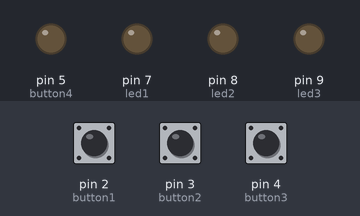
Bench run of a sketch on a simulated Arduino Uno, built with avr-gcc and run on an emulated ATmega328P. On the bench: output pins drawn as LEDs (lit = HIGH). Dashed ring = blinking. The test bench sets the inputs (shaded band); at power-on: pin 3 (button2) LOW, pin 4 (button3) LOW, pin 2 (button1) LOW. Random numbers use the default seed unless the sketch sets one.

Above: at 1.5 s.
1.6 s: pin 3 (button2) pulled HIGH for 0.15 s
At 2.7 s:
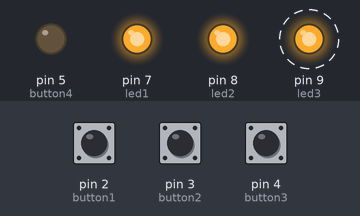
4.7 s: pin 4 (button3) pulled HIGH for 0.15 s
At 5.2 s:
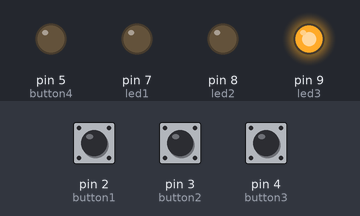
7.7 s: pin 4 (button3) pulled HIGH for 1 s
At 9.2 s:
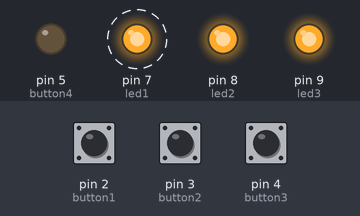
11.0 s: pin 4 (button3) pulled HIGH for 3.2 s
Timing chart, 0 to 16.7 s (numbered marks = the images above; inputs shaded):
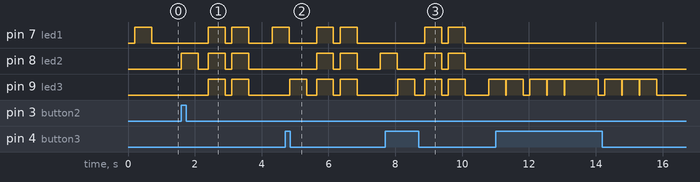

The sketch:

memory_game.ino
```cpp
// (licence header left out)
const int button1 = 2;
const int button2 = 3;
const int button3 = 4;
const int button4 = 5;

const int led1 = 7;
const int led2 = 8;
const int led3 = 9;
const int led4 = 5;

const int buzzer = 12;

// Tones for the buzzer using Hertz (Hz)
const int tones[] = { 1900, 1600, 1300, 1000, 3200 };

// These arrays hold 4 values that can either be 1 (button pressed) or 0 (button not pressed)
int buttonState[] = { 0, 0, 0, 0 };     // current state
int lastButtonState[] = { 0, 0, 0, 0 }; // previous state
int buttonCounter[] = { 0, 0, 0, 0 };

// A new game or level starts when gameOn is 0
int gameOn = 0;

// This is used to tell the game to wait until the user inputs a pattern
int wait = 0;

// This is the current game level and the numer of utton presses to make it to the next level
int currentLevel = 1;

// This is the amount of time each LED will flash when the corresponding button is pressed (0.5 seconds)
int ledTime = 500;

// This is the number of levels until the game is won - at which point, the game will get faster
int n_levels = 10;

// This variable will be used to determine which LED to turn and its corresponding buzzer tone
int pinAndTone = 0;

// This value must become 1 to go to the next level
int correct = 0;

// This is the speed of the game.  It increases every time a level is beaten
int speedFactor = 5;

// This is the amount of time taken before the next LED in the pattern lights up (0.2 seconds).
// This will decrease every time a level is beaten
int ledDelay = 200;

void playTone(int tone, int duration) {
  for(long i = 0; i < duration * 1000L; i+= tone * 2) {
    digitalWrite(buzzer, HIGH); // turns the buzzer on
    delayMicroseconds(tone);    // creates the tone of the buzzer
    digitalWrite(buzzer, LOW);  // turns the buzzer off
    delayMicroseconds(tone);
  }
}

void setup() {
  // put your setup code here, to run once:
  randomSeed(analogRead(0));  // generate random numbers

  // initialize inputs
  pinMode(button1, INPUT);
  pinMode(button2, INPUT);
  pinMode(button3, INPUT);
  pinMode(button4, INPUT);

  // initialize outputs
  pinMode(led1, OUTPUT);
  pinMode(led2, OUTPUT);
  pinMode(led3, OUTPUT);
  pinMode(led4, OUTPUT);
}

void loop() {
  // put your main code here, to run repeatedly:

  // stores randomized game pattern
  int n_array[n_levels];

  // stores the pattern input by the user
  int u_array[n_levels];

  int i;

  if(gameOn == 0) {
    for(i = 0; i < n_levels; i += 1) {
      n_array[i] = 0;
      u_array[i] = 0;
      n_array[i] = random(0, 4);  // generates a random pattern
    }

    // the game is ready to run!
    gameOn = 1;
  }

  // Triggers if no action is required from the user
  if (wait == 0) {
    delay(200);
    i = 0;

    // show the user the current game pattern
    for(i = 0; i < currentLevel; i += 1) {
      ledDelay = ledTime / (1 + (speedFactor / n_levels) * (currentLevel - 1));
      pinAndTone = n_array[i];
      digitalWrite(pinAndTone + 7, HIGH);
      playTone(tones[pinAndTone], ledDelay);
      digitalWrite(pinAndTone + 7, LOW);
      delay(100 / speedFactor);
    }

    // puts the game on hold until the user enters a pattern
    wait = 1;
  }

  i = 0;

  // detects when a button is pressed
  int buttonChange = 0;

  // current position in the pattern
  int j = 0;

  while(j < currentLevel) {
    while(buttonChange == 0) {

      // determines which button is pressed by the user
      for(i = 0; i < 4; i += 1) {
        buttonState[i] = digitalRead(i + 2);
        buttonChange += buttonState[i];
      }
    }

    for(i = 0; i < 4; i += 1) {
      if(buttonState[i] == HIGH) {
        // turns the corresponding LED to the button presse, and
        // plays the corresponding sound on the buzzer
        digitalWrite(i + 7, HIGH);
        playTone(tones[i], ledTime);
        digitalWrite(i + 7, LOW);

        wait = 0;

        // stores the user's input to be matched against the game pattern
        u_array[j] = i;

        buttonState[i] = LOW;
        buttonChange = 0;
      }
    }

    // checks if the button pressed matches the game pattern
    if(u_array[j] == n_array[j]) {
        j++;
        correct = 1;
    }
    else {
      correct = 0;
      i = 4;
      j = currentLevel;
      wait = 0;
    }
  }

  // if user makes a mistake reset and start the game over
  if (correct == 0) {
    delay(300);
    i = 0;
    gameOn = 0;
    currentLevel = 1;

    for(i = 0; i < 4; i += 1) {
      digitalWrite(i + 7, HIGH);
    }

    playTone(tones[4], ledTime);

    for(i = 0; i < 4; i += 1) {
      digitalWrite(i + 7, LOW);
    }

    delay(200);

    for(i = 0; i < 4; i += 1) {
      digitalWrite(i + 7, HIGH);
    }

    playTone(tones[4], ledTime);

    for(i = 0; i < 4; i += 1) {
      digitalWrite(i + 7, LOW);
    }

    delay(500);
    gameOn = 0;
  }

  // if user gets the sequence right, the games goes up one level
  if ( correct == 1) {
    currentLevel++;
    wait = 0;
  }

  if ( currentLevel == n_levels) {
    delay(500);
    int notes[] = { 2, 2, 2, 2, 0, 1, 2, 1, 2 };
    int note = 0;
    int tempo[] = { 200, 200, 200, 400, 400, 400, 200, 200, 600 };
    int breaks[] = { 100, 100, 100, 200, 200, 200, 300, 100, 200 };

    // victory song if the game is beaten
    for(i = 0; i < 9; i += 1) {
      note = notes[i];
      digitalWrite(note + 7, HIGH);
      playTone(tones[note], tempo[i]);
      digitalWrite(note + 7, LOW);
      delay(breaks[i]);
    }

    gameOn = 0;
    currentLevel = 1;
    n_levels = n_levels + 2;

    speedFactor += 1;
  }
}
```

Measured:
- after the input at 1.6 s, pin 7 (led1): goes HIGH 0.51 s, LOW 0.20 s, HIGH 0.51 s, LOW 0.70 s, then HIGH, starting after 0.80 s; pin 8 (led2): goes HIGH 0.50 s, LOW 0.30 s, HIGH 0.51 s, LOW 0.20 s, HIGH 0.51 s, then LOW, starting at once; pin 9 (led3): alternates HIGH for 0.51 s and LOW for 0.20 s, 4 changes in all, then stays LOW, starting after 0.80 s
- after the input at 4.7 s, pin 8 (led2): goes HIGH 0.51 s, LOW 0.20 s, HIGH 0.51 s, LOW 0.70 s, then HIGH, starting after 0.94 s; pin 9 (led3): goes HIGH 0.50 s, LOW 0.30 s, HIGH 0.51 s, LOW 0.20 s, HIGH 0.51 s, then LOW, starting after 0.14 s
- after the input at 7.7 s, pin 7 (led1): alternates HIGH for 0.51 s and LOW for 0.20 s, starting after 1.2 s; pin 9 (led3): goes HIGH 0.50 s, LOW 0.30 s, HIGH 0.51 s, LOW 0.20 s, HIGH 0.51 s, LOW 0.70 s, then HIGH, starting after 0.38 s
